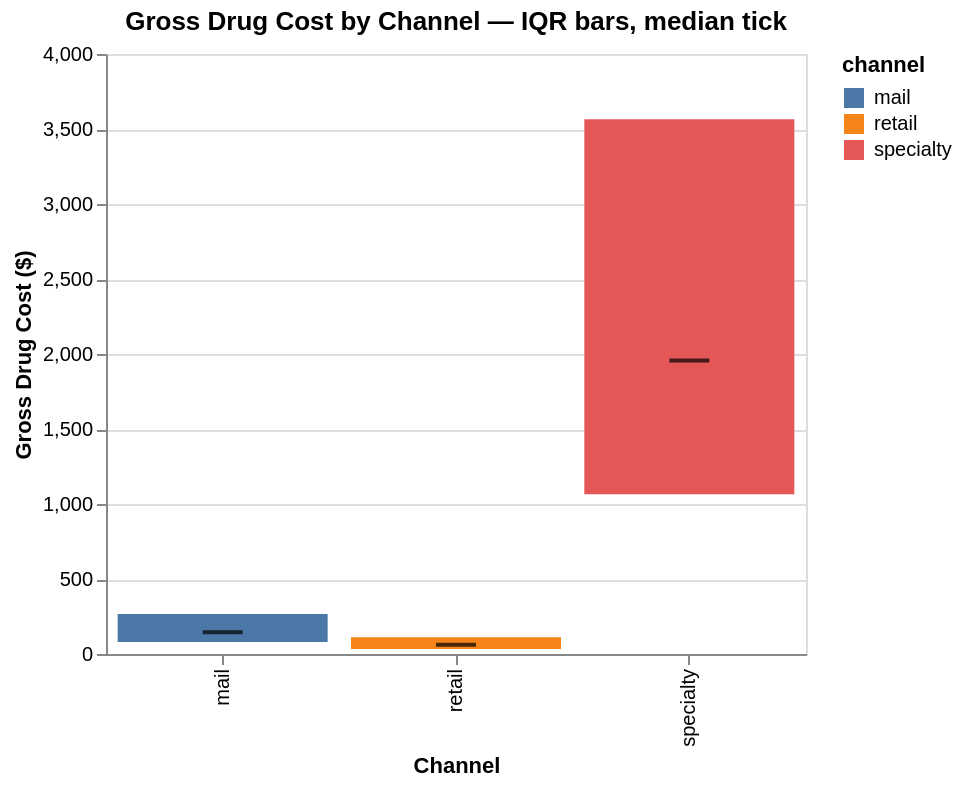

The code cell stored with this chart in its notebook:
### Markdown cell above
## 5. Claims: Gross Drug Cost by Channel

Specialty drugs are typically 10–30× more expensive than retail drugs.  
This cost difference is why specialty rebates are high-value targets for recovery.

### Code cell
cost_stats = (
    claims
    .group_by("channel")
    .agg([
        pl.col("gross_drug_cost").mean().alias("mean"),
        pl.col("gross_drug_cost").median().alias("median"),
        pl.col("gross_drug_cost").quantile(0.25).alias("p25"),
        pl.col("gross_drug_cost").quantile(0.75).alias("p75"),
        pl.col("gross_drug_cost").max().alias("max"),
    ])
    .sort("mean", descending=True)
)
print(cost_stats)

# Box-plot approximation: mean ± IQR bars
cost_pd = cost_stats.to_pandas()

bars = (
    alt.Chart(cost_pd)
    .mark_bar()
    .encode(
        x=alt.X("channel:N", title="Channel"),
        y=alt.Y("p25:Q", title="Gross Drug Cost ($)"),
        y2="p75:Q",
        color="channel:N",
        tooltip=["channel", "mean", "median", "p25", "p75"],
    )
)

medians = (
    alt.Chart(cost_pd)
    .mark_tick(color="black", thickness=2, size=20)
    .encode(
        x=alt.X("channel:N"),
        y=alt.Y("median:Q"),
    )
)

(bars + medians).properties(
    title="Gross Drug Cost by Channel — IQR bars, median tick",
    width=350, height=300
)

### Figure 1 — Vega-Lite specification as saved in the notebook (floating-point values rounded to 4 significant figures)
{"config": {"view": {"continuousWidth": 300, "continuousHeight": 300}}, "layer": [{"mark": {"type": "bar"}, "encoding": {"color": {"field": "channel", "type": "nominal"}, "tooltip": [{"field": "channel", "type": "nominal"}, {"field": "mean", "type": "quantitative"}, {"field": "median", "type": "quantitative"}, {"field": "p25", "type": "quantitative"}, {"field": "p75", "type": "quantitative"}], "x": {"field": "channel", "title": "Channel", "type": "nominal"}, "y": {"field": "p25", "title": "Gross Drug Cost ($)", "type": "quantitative"}, "y2": {"field": "p75"}}}, {"mark": {"type": "tick", "color": "black", "size": 20, "thickness": 2}, "encoding": {"x": {"field": "channel", "type": "nominal"}, "y": {"field": "median", "type": "quantitative"}}}], "data": {"name": "data-827acffa9db9f16609a2495c9827c4e2"}, "height": 300, "title": "Gross Drug Cost by Channel — IQR bars, median tick", "width": 350, "$schema": "https://vega.github.io/schema/vega-lite/v6.4.1.json", "datasets": {"data-827acffa9db9f16609a2495c9827c4e2": [{"channel": "specialty", "mean": 4123.0, "median": 1956.0, "p25": 1065.0, "p75": 3566.0, "max": 95850.0}, {"channel": "mail", "mean": 306.4, "median": 145.8, "p25": 79.54, "p75": 266.3, "max": 7423.0}, {"channel": "retail", "mean": 128.8, "median": 61.01, "p25": 33.22, "p75": 111.5, "max": 3796.0}]}}
